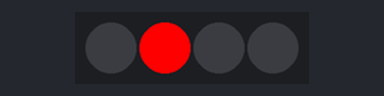
The sketch below on a simulated Arduino Uno, built with avr-gcc and run on an emulated ATmega328P. Parts: 4 RGB LEDs in strip order, left to right.

Above: at 0.08 s.
At 0.81 s:
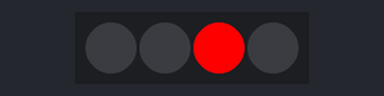
At 1.29 s:
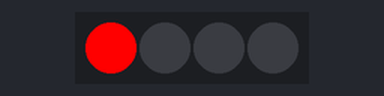
At 1.69 s:
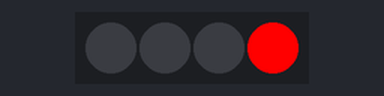
At 2.9 s:
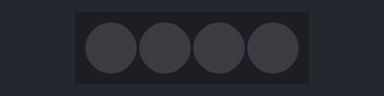
Timing chart, 0 to 3.2 s (numbered marks = the images above):
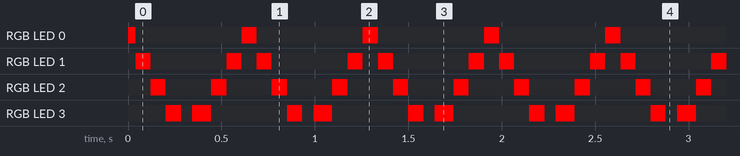

The sketch:

Neopixel_Knightrider.ino
```cpp
// (licence header left out)
#include <Adafruit_NeoPixel.h>

#define PIN 6
#define NUM_LIGHTS 4

Adafruit_NeoPixel strip = Adafruit_NeoPixel(NUM_LIGHTS, PIN, NEO_GRB + NEO_KHZ800);

void setup() {
  strip.begin();
  strip.show(); // Initialize all pixels to 'off'
}

void loop() {
  knightRider();
}

void knightRider() {
    int loops = 2;
    int count = 0;
    int timer = 20;

    uint32_t low = strip.Color(0, 0, 0);
    uint32_t high = strip.Color(255,0,0);

    // Flash Lights
    for(int i = 0; i < loops; i++){
        for (count=0;count<NUM_LIGHTS;count++) {
            strip.setPixelColor(count, high);
            strip.show();
            delay(timer);
            strip.setPixelColor(count+1,high);
            strip.show();
            delay(timer);
            strip.setPixelColor(count, low);
            strip.show();
            delay(timer*2);
        }
        for (count=NUM_LIGHTS;count>0;count--) {
            strip.setPixelColor(count, high);
            strip.show();
            delay(timer);
            strip.setPixelColor(count-1, high);
            strip.show();
            delay(timer);
            strip.setPixelColor(count, low);
            strip.show();
            delay(timer*2);
        }
    }

    // Turn them off
    for( int i = 0; i<NUM_LIGHTS; i++){
        strip.setPixelColor(i, low);
        strip.show();
    }
}
```

Measured:
- by itself, RGB LED 0: alternates RGB(255, 0, 0) for 0.08 s and off for 0.57 s
- by itself, RGB LED 1: repeats every 0.65 s: off 0.40 s, RGB(255, 0, 0) 0.08 s, off 0.08 s, RGB(255, 0, 0) 0.08 s
- by itself, RGB LED 2: alternates RGB(255, 0, 0) for 0.08 s and off for 0.24 s
- by itself, RGB LED 3: repeats every 0.65 s: off 0.06 s, RGB(255, 0, 0) 0.10 s, off 0.40 s, RGB(255, 0, 0) 0.08 s
